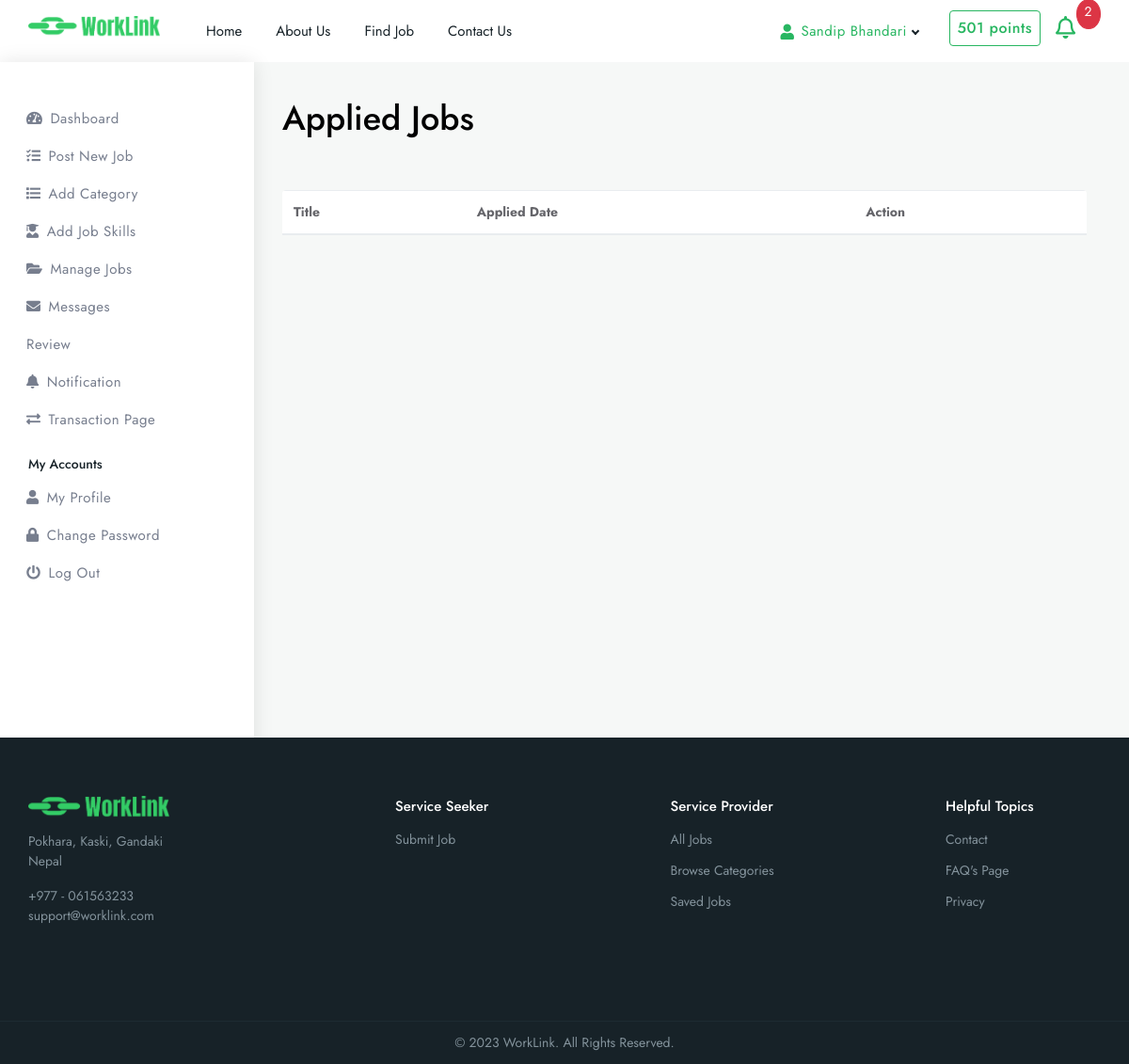
Before: /manage-job/ (signed in) with the older database file.
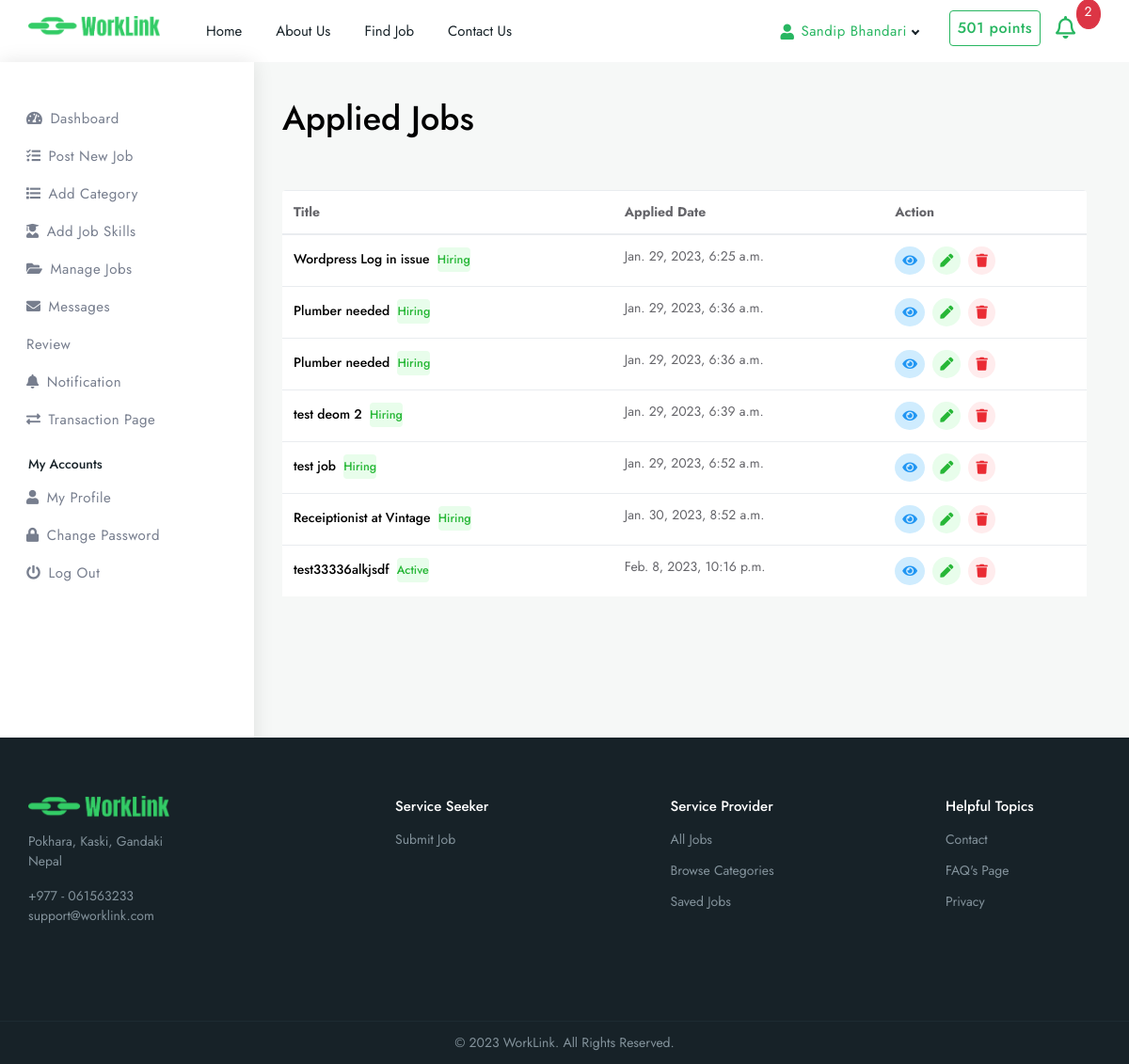
After: the same page with the newer database file.
### services/models.py (models this page shows, shortened)
class JobApplications(models.Model):
    user = models.ForeignKey(User, on_delete=models.CASCADE, related_name='applicants')
    service = models.ForeignKey(Services, on_delete= models.CASCADE, related_name='services', null=True)
    STATUS=(
        ('Hiring', 'Hiring'),
        ('Hired', 'Hired'),
        ('Rejected', 'Rejected')
    )
    status = models.CharField(max_length=100, choices=STATUS, default='Hiring')
    applied_on = models.DateTimeField(auto_now_add=True)
    resume = models.FileField(upload_to='resume/', blank=True, null=True)
    updated_on = models.DateTimeField(auto_now=True)
    class Meta:
        verbose_name_plural = 'Job applications'

class Services(models.Model):
    title = models.CharField(max_length=100)
    description = models.TextField()
    amount = models.IntegerField(default='0', help_text="Enter amount in rupees")
    duration= models.IntegerField(default='1', help_text="Enter time in days")
    STATUS=(
        ('active', 'Active'),
        ('completed', 'Completed'),
        ('hiring', 'Hiring')
    )
    status = models.CharField(max_length=100, choices=STATUS, default='hiring')
    category = models.ManyToManyField(Category, blank=True)
    skills =models.ManyToManyField(JobSkills, blank=True)
    vacancy = models.IntegerField(help_text="Enter number of vacancies", default='1')
    posted_by= models.ForeignKey(User, on_delete=models.CASCADE, related_name='services', null=True)
    location =models.CharField(max_length=200)
    image = models.ImageField(upload_to='services/')
    created_at = models.DateTimeField(auto_now_add=True)
    updated_at = models.DateTimeField(auto_now=True)
    def __str__(self):
        return self.title
    class Meta:
        verbose_name_plural = 'Services'

### services/views.py (the view)
# urls.py: path('manage-job/', views.manage_job, name="manage-job"),
@ login_required(login_url='/auth/login/')
def manage_job(request):
    applied_jobs = JobApplications.objects.filter(user=request.user)
    posted_jobs = Services.objects.filter(posted_by=request.user)
    template_name='services/manage-job.html'
    context={
        'applied_jobs': applied_jobs,
        'posted_jobs': posted_jobs,
    }
    return render(request, template_name, context)

### services/templates/services/manage-job.html (shortened to what this page needs)
{% extends 'base.html' %}
{% load static %}
{% block content %}
<div class="dashboard-wrap bg-light">
    {% include 'services/includes/sidebar.html' %}
    <div class="dashboard-content">
        <div class="dashboard-tlbar d-block mb-5">
            <div class="row">
                <div class="colxl-12 col-lg-12 col-md-12">
                    <h1 class="ft-medium">
                        {% if request.user.role == 'Service Provider' %}Applied Jobs
                        {% else %}
                        Posted Jobs
                        {% endif %}
                    </h1>
                </div>
            </div>
        </div>
        <div class="dashboard-widg-bar d-block">
            <div class="row">
                <div class="col-xl-12 col-lg-12 col-md-12">
                    {% if request.user.role == 'Service Provider' %}
                    {% include 'services/jobs-applied.html' %}
                    {% else %}
                    {% include 'services/jobs-posted.html' %}
                    {% endif %}
                </div>
            </div>
        </div>
    </div>
</div>
{% endblock content %}

### services/templates/services/jobs-applied.html
<div class="mb-4 tbl-lg rounded overflow-hidden">
                <div class="table-responsive bg-white">
                    <table class="table">
                        <thead class="thead-dark">
                            <tr>
                                <th scope="col">Title</th>
                                <th scope="col">Applied Date</th>
                                <th scope="col">Action</th>
                            </tr>
                        </thead>
                        <tbody>
                            {% for job in applied_jobs %}
                            <tr>
                                <td>
                                    <div class="dash-title">
                                        <h4 class="mb-0 ft-medium fs-sm">{{job.service}}
                                            <span class="medium worklink-theme rounded text-success bg-light-success ml-1 py-1">{{job.service.status|capfirst}}</span>
                                        </h4>
                                    </div>
                                </td>
                                <td>{{job.applied_on}}</td>
                                <td>
                                    <div class="dash-action">
                                        <a href="#" class="p-2 circle text-info bg-light-info d-inline-flex align-items-center justify-content-center mr-1"><i class="fas fa-eye"></i></a>
                                        <a href="#" class="p-2 circle text-success bg-light-success d-inline-flex align-items-center justify-content-center"><i class="fas fa-pen"></i></a>
                                        <a href="#" class="p-2 circle text-danger bg-light-danger d-inline-flex align-items-center justify-content-center ml-1"><i class="fas fa-trash"></i></a>
                                    </div>
                                </td>
                            </tr>
                            {% endfor %}
                        </tbody>
                    </table>
                </div>
            </div>

Changed rows visible on the page:
added JobApplications: service "Wordpress Log in issue", service.status "Hiring", applied_on "Jan. 29, 2023, 6:25 a.m."
added JobApplications: service "Plumber needed", service.status "Hiring", applied_on "Jan. 29, 2023, 6:36 a.m."
added JobApplications: service "Plumber needed", service.status "Hiring", applied_on "Jan. 29, 2023, 6:36 a.m."
added JobApplications: service "test deom 2", service.status "Hiring", applied_on "Jan. 29, 2023, 6:39 a.m."
added JobApplications: service "test job", service.status "Hiring", applied_on "Jan. 29, 2023, 6:52 a.m."
added JobApplications: service "Receiptionist at Vintage", service.status "Hiring", applied_on "Jan. 30, 2023, 8:52 a.m."
added JobApplications: service "test33336alkjsdf", service.status "Active", applied_on "Feb. 8, 2023, 10:16 p.m."
